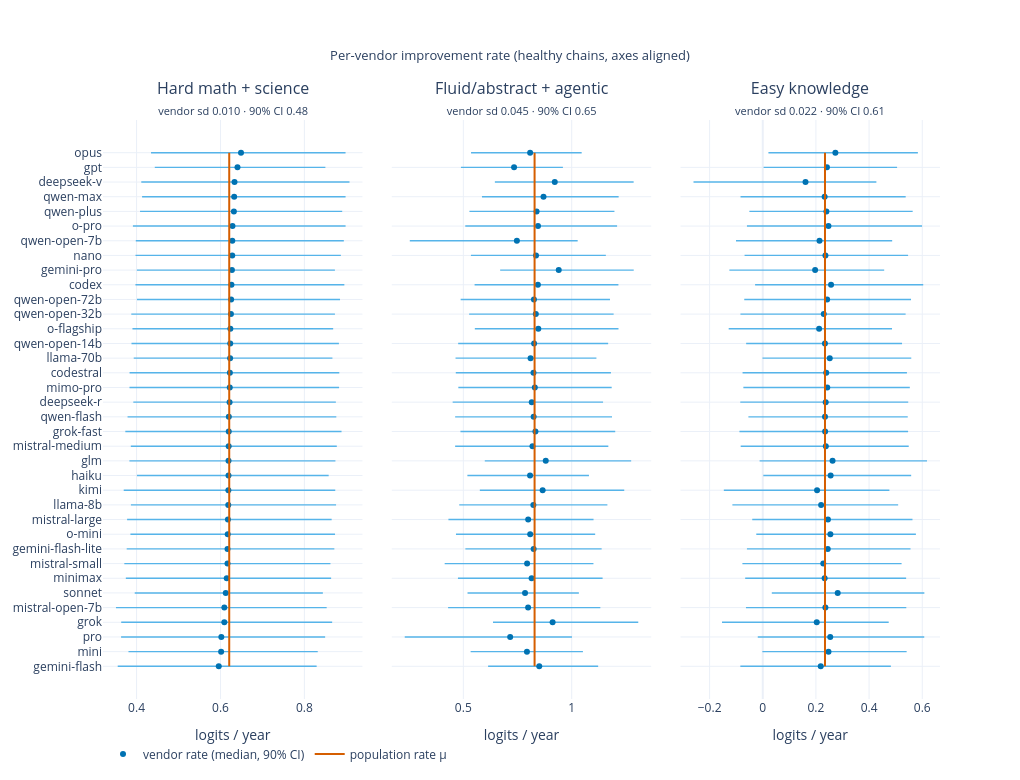

Notebook source saved alongside this figure:
### Markdown cell above
### 4 · The per-family rate layer is empty: 36 vendors, one rate.
Spread across vendor medians is **0.010 / 0.045 / 0.022** logits/yr, 2-7% of the 0.49-0.65 mean posterior width.

### Code cell
rate = aligned("lin_rate", HEALTHY)              # (draws, 36, 3)
mu_pop = aligned("lin_rate_mu", HEALTHY)
med, lo, hi = (np.median(rate, axis=0), *np.quantile(rate, [0.05, 0.95], axis=0))
order = np.argsort(med[:, 0])
names = [lin.chain_names[i] for i in order]

fig = make_subplots(rows=1, cols=3, shared_yaxes=True, horizontal_spacing=0.035,
                    subplot_titles=[f"{AXIS[k]}<br><span style='font-size:11px'>vendor sd "
                                    f"{med[:, k].std():.3f} · 90% CI {(hi[:, k] - lo[:, k]).mean():.2f}"
                                    "</span>" for k in range(3)])
for col, k in enumerate(range(3), 1):
    m = float(np.median(mu_pop[:, k]))
    fig.add_trace(go.Scatter(
        x=med[order, k], y=names, mode="markers", name="vendor rate (median, 90% CI)",
        legendgroup="v", showlegend=col == 1, marker=dict(color=C["blue"], size=6),
        error_x=dict(type="data", symmetric=False, array=hi[order, k] - med[order, k],
                     arrayminus=med[order, k] - lo[order, k], color=C["sky"], thickness=1.4, width=0)),
        row=1, col=col)
    fig.add_trace(go.Scatter(x=[m, m], y=[names[0], names[-1]], mode="lines",
                             name="population rate μ", legendgroup="mu", showlegend=col == 1,
                             line=dict(color=C["verm"], width=2)), row=1, col=col)
    fig.update_xaxes(title_text="logits / year", row=1, col=col)
fig.update_layout(title="Per-vendor improvement rate (healthy chains, axes aligned)",
                  height=780, width=1020, margin=dict(t=120), legend=dict(orientation="h", y=-0.07))
show(fig, "p4_vendor_rates")

### Figure 1 — Plotly figure (JSON) as saved in the notebook; plotly's stock layout.template omitted (floating-point values rounded to 4 significant figures)
{"data": [{"error_x": {"array": [0.2333, 0.2302, 0.2474, 0.257, 0.2438, 0.2314, 0.2487, 0.2453, 0.2546, 0.2557, 0.2472, 0.2569, 0.2547, 0.2387, 0.2548, 0.2577, 0.2688, 0.2561, 0.2533, 0.2605, 0.2608, 0.2439, 0.259, 0.2449, 0.2478, 0.2594, 0.269, 0.2454, 0.2588, 0.2658, 0.2695, 0.2581, 0.2654, 0.274, 0.2095, 0.2491], "arrayminus": [0.2408, 0.2208, 0.2389, 0.2457, 0.2582, 0.2169, 0.2404, 0.2458, 0.2403, 0.2319, 0.2403, 0.2321, 0.2493, 0.2182, 0.2362, 0.2332, 0.2465, 0.2414, 0.2294, 0.2389, 0.239, 0.2297, 0.2353, 0.2333, 0.2374, 0.2244, 0.2288, 0.2266, 0.2306, 0.2299, 0.2373, 0.2236, 0.2194, 0.2221, 0.197, 0.2144], "color": "#56B4E9", "symmetric": false, "thickness": 1.4, "type": "data", "width": 0}, "legendgroup": "v", "marker": {"color": "#0072B2", "size": 6}, "mode": "markers", "name": "vendor rate (median, 90% CI)", "showlegend": true, "type": "scatter", "x": [0.5959, 0.6015, 0.602, 0.6091, 0.6092, 0.6125, 0.6149, 0.6167, 0.6167, 0.6172, 0.6177, 0.6185, 0.6187, 0.619, 0.6191, 0.6195, 0.6197, 0.6199, 0.6216, 0.6221, 0.6223, 0.6229, 0.6232, 0.6235, 0.6249, 0.6254, 0.6261, 0.6272, 0.628, 0.6281, 0.6285, 0.6319, 0.6326, 0.6334, 0.6404, 0.6489], "xaxis": "x", "y": ["gemini-flash", "mini", "pro", "grok", "mistral-open-7b", "sonnet", "minimax", "mistral-small", "gemini-flash-lite", "o-mini", "mistral-large", "llama-8b", "kimi", "haiku", "glm", "mistral-medium", "grok-fast", "qwen-flash", "deepseek-r", "mimo-pro", "codestral", "llama-70b", "qwen-open-14b", "o-flagship", "qwen-open-32b", "qwen-open-72b", "codex", "gemini-pro", "nano", "qwen-open-7b", "o-pro", "qwen-plus", "qwen-max", "deepseek-v", "gpt", "opus"], "yaxis": "y"}, {"legendgroup": "mu", "line": {"color": "#D55E00", "width": 2}, "mode": "lines", "name": "population rate μ", "showlegend": true, "type": "scatter", "x": [0.6208, 0.6208], "xaxis": "x", "y": ["gemini-flash", "opus"], "yaxis": "y"}, {"error_x": {"array": [0.2718, 0.2583, 0.2851, 0.3953, 0.3333, 0.2484, 0.3277, 0.3062, 0.3138, 0.2998, 0.3017, 0.3417, 0.3765, 0.2718, 0.3942, 0.3501, 0.3681, 0.3616, 0.3291, 0.3548, 0.3575, 0.3038, 0.3417, 0.3701, 0.3591, 0.3509, 0.3716, 0.3461, 0.3222, 0.2805, 0.3649, 0.3592, 0.3467, 0.3639, 0.2254, 0.2378], "arrayminus": [0.236, 0.2599, 0.4865, 0.275, 0.3692, 0.2653, 0.3399, 0.3804, 0.3151, 0.3425, 0.368, 0.342, 0.2899, 0.2892, 0.2814, 0.3569, 0.3461, 0.3623, 0.365, 0.3529, 0.3585, 0.3464, 0.3504, 0.2929, 0.3076, 0.3381, 0.2921, 0.2702, 0.3005, 0.4942, 0.3356, 0.31, 0.2841, 0.2765, 0.2452, 0.2726], "color": "#56B4E9", "symmetric": false, "thickness": 1.4, "type": "data", "width": 0}, "legendgroup": "v", "marker": {"color": "#0072B2", "size": 6}, "mode": "markers", "name": "vendor rate (median, 90% CI)", "showlegend": false, "type": "scatter", "x": [0.8503, 0.7936, 0.7162, 0.9119, 0.799, 0.7848, 0.8151, 0.7943, 0.8246, 0.8086, 0.7992, 0.8231, 0.8661, 0.8079, 0.8804, 0.8191, 0.8328, 0.8246, 0.8158, 0.8299, 0.8237, 0.8104, 0.8266, 0.846, 0.8345, 0.8259, 0.8441, 0.9402, 0.8355, 0.7472, 0.8447, 0.8381, 0.8701, 0.922, 0.7342, 0.8083], "xaxis": "x2", "y": ["gemini-flash", "mini", "pro", "grok", "mistral-open-7b", "sonnet", "minimax", "mistral-small", "gemini-flash-lite", "o-mini", "mistral-large", "llama-8b", "kimi", "haiku", "glm", "mistral-medium", "grok-fast", "qwen-flash", "deepseek-r", "mimo-pro", "codestral", "llama-70b", "qwen-open-14b", "o-flagship", "qwen-open-32b", "qwen-open-72b", "codex", "gemini-pro", "nano", "qwen-open-7b", "o-pro", "qwen-plus", "qwen-max", "deepseek-v", "gpt", "opus"], "yaxis": "y2"}, {"legendgroup": "mu", "line": {"color": "#D55E00", "width": 2}, "mode": "lines", "name": "population rate μ", "showlegend": false, "type": "scatter", "x": [0.8289, 0.8289], "xaxis": "x2", "y": ["gemini-flash", "opus"], "yaxis": "y2"}, {"error_x": {"array": [0.2639, 0.294, 0.3536, 0.2707, 0.3044, 0.326, 0.3065, 0.2946, 0.3114, 0.3217, 0.3181, 0.2898, 0.272, 0.3029, 0.3555, 0.3119, 0.3122, 0.3113, 0.3105, 0.3105, 0.3036, 0.3067, 0.29, 0.2743, 0.308, 0.3156, 0.3467, 0.2599, 0.311, 0.2733, 0.3521, 0.3245, 0.3049, 0.2666, 0.264, 0.3104], "arrayminus": [0.3025, 0.2487, 0.2727, 0.3564, 0.2988, 0.248, 0.2989, 0.3043, 0.3041, 0.2787, 0.2848, 0.3339, 0.3508, 0.2533, 0.2744, 0.3203, 0.3223, 0.2882, 0.3214, 0.3157, 0.3147, 0.2531, 0.2964, 0.3402, 0.3135, 0.3118, 0.2858, 0.3226, 0.3041, 0.3142, 0.3067, 0.2899, 0.3164, 0.4214, 0.2382, 0.2519], "color": "#56B4E9", "symmetric": false, "thickness": 1.4, "type": "data", "width": 0}, "legendgroup": "v", "marker": {"color": "#0072B2", "size": 6}, "mode": "markers", "name": "vendor rate (median, 90% CI)", "showlegend": false, "type": "scatter", "x": [0.2181, 0.2473, 0.2539, 0.2031, 0.2356, 0.282, 0.2328, 0.2277, 0.2445, 0.2544, 0.2452, 0.2196, 0.2044, 0.2554, 0.2625, 0.2372, 0.2346, 0.2341, 0.2368, 0.2428, 0.2387, 0.252, 0.2339, 0.212, 0.2295, 0.2422, 0.257, 0.1969, 0.2357, 0.2136, 0.2472, 0.2395, 0.2328, 0.1609, 0.2414, 0.2732], "xaxis": "x3", "y": ["gemini-flash", "mini", "pro", "grok", "mistral-open-7b", "sonnet", "minimax", "mistral-small", "gemini-flash-lite", "o-mini", "mistral-large", "llama-8b", "kimi", "haiku", "glm", "mistral-medium", "grok-fast", "qwen-flash", "deepseek-r", "mimo-pro", "codestral", "llama-70b", "qwen-open-14b", "o-flagship", "qwen-open-32b", "qwen-open-72b", "codex", "gemini-pro", "nano", "qwen-open-7b", "o-pro", "qwen-plus", "qwen-max", "deepseek-v", "gpt", "opus"], "yaxis": "y3"}, {"legendgroup": "mu", "line": {"color": "#D55E00", "width": 2}, "mode": "lines", "name": "population rate μ", "showlegend": false, "type": "scatter", "x": [0.2341, 0.2341], "xaxis": "x3", "y": ["gemini-flash", "opus"], "yaxis": "y3"}], "layout": {"annotations": [{"font": {"size": 16}, "showarrow": false, "text": "Hard math + science<br><span style='font-size:11px'>vendor sd 0.010 · 90% CI 0.48</span>", "x": 0.155, "xanchor": "center", "xref": "paper", "y": 1.0, "yanchor": "bottom", "yref": "paper"}, {"font": {"size": 16}, "showarrow": false, "text": "Fluid/abstract + agentic<br><span style='font-size:11px'>vendor sd 0.045 · 90% CI 0.65</span>", "x": 0.5, "xanchor": "center", "xref": "paper", "y": 1.0, "yanchor": "bottom", "yref": "paper"}, {"font": {"size": 16}, "showarrow": false, "text": "Easy knowledge<br><span style='font-size:11px'>vendor sd 0.022 · 90% CI 0.61</span>", "x": 0.845, "xanchor": "center", "xref": "paper", "y": 1.0, "yanchor": "bottom", "yref": "paper"}], "height": 780, "legend": {"orientation": "h", "y": -0.07}, "margin": {"t": 120}, "title": {"font": {"size": 13}, "text": "Per-vendor improvement rate (healthy chains, axes aligned)", "x": 0.5}, "width": 1020, "xaxis": {"anchor": "y", "domain": [0.0, 0.31], "title": {"text": "logits / year"}}, "xaxis2": {"anchor": "y2", "domain": [0.345, 0.655], "title": {"text": "logits / year"}}, "xaxis3": {"anchor": "y3", "domain": [0.69, 1.0], "title": {"text": "logits / year"}}, "yaxis": {"anchor": "x", "domain": [0.0, 1.0]}, "yaxis2": {"anchor": "x2", "domain": [0.0, 1.0], "matches": "y", "showticklabels": false}, "yaxis3": {"anchor": "x3", "domain": [0.0, 1.0], "matches": "y", "showticklabels": false}}}
